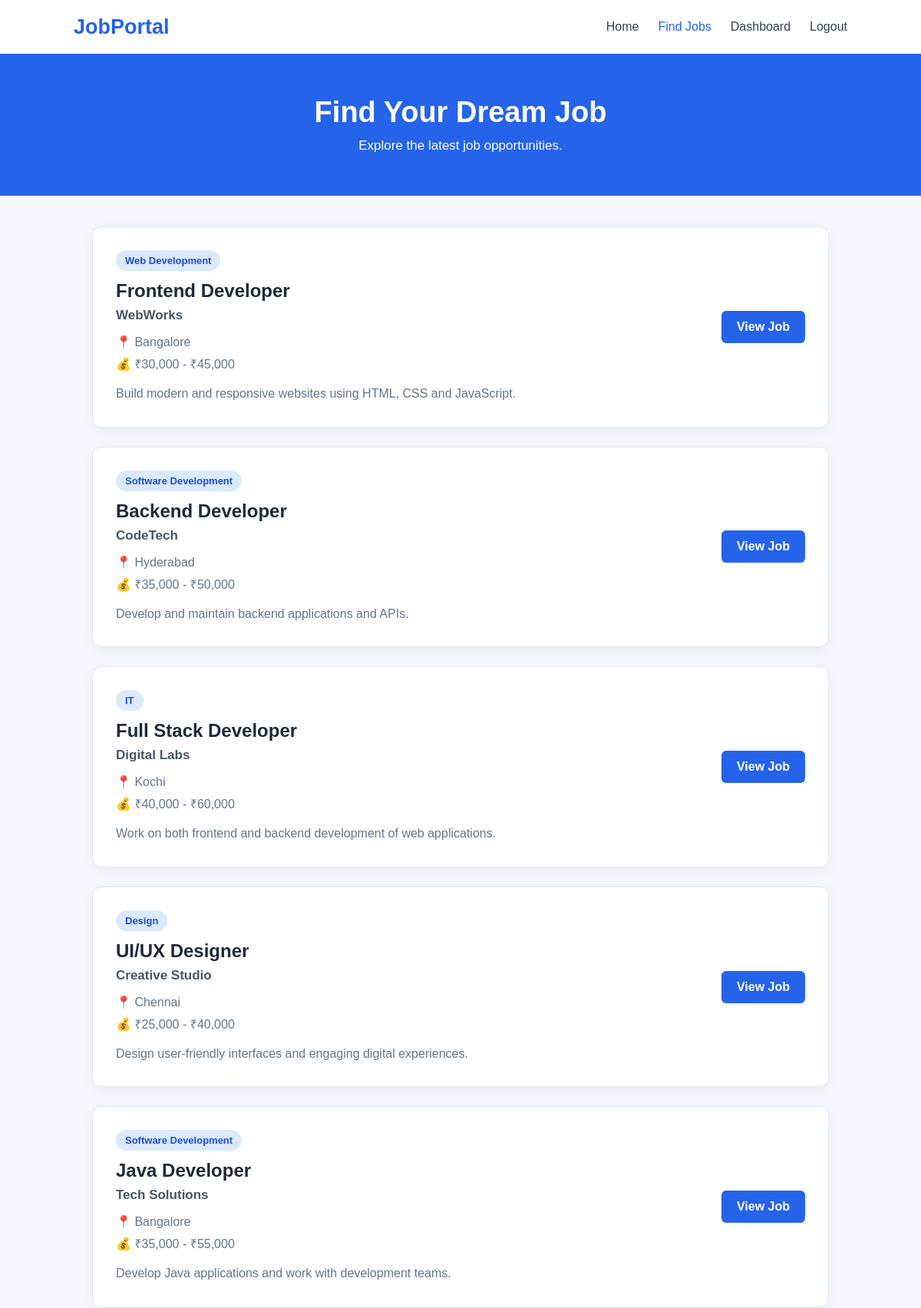
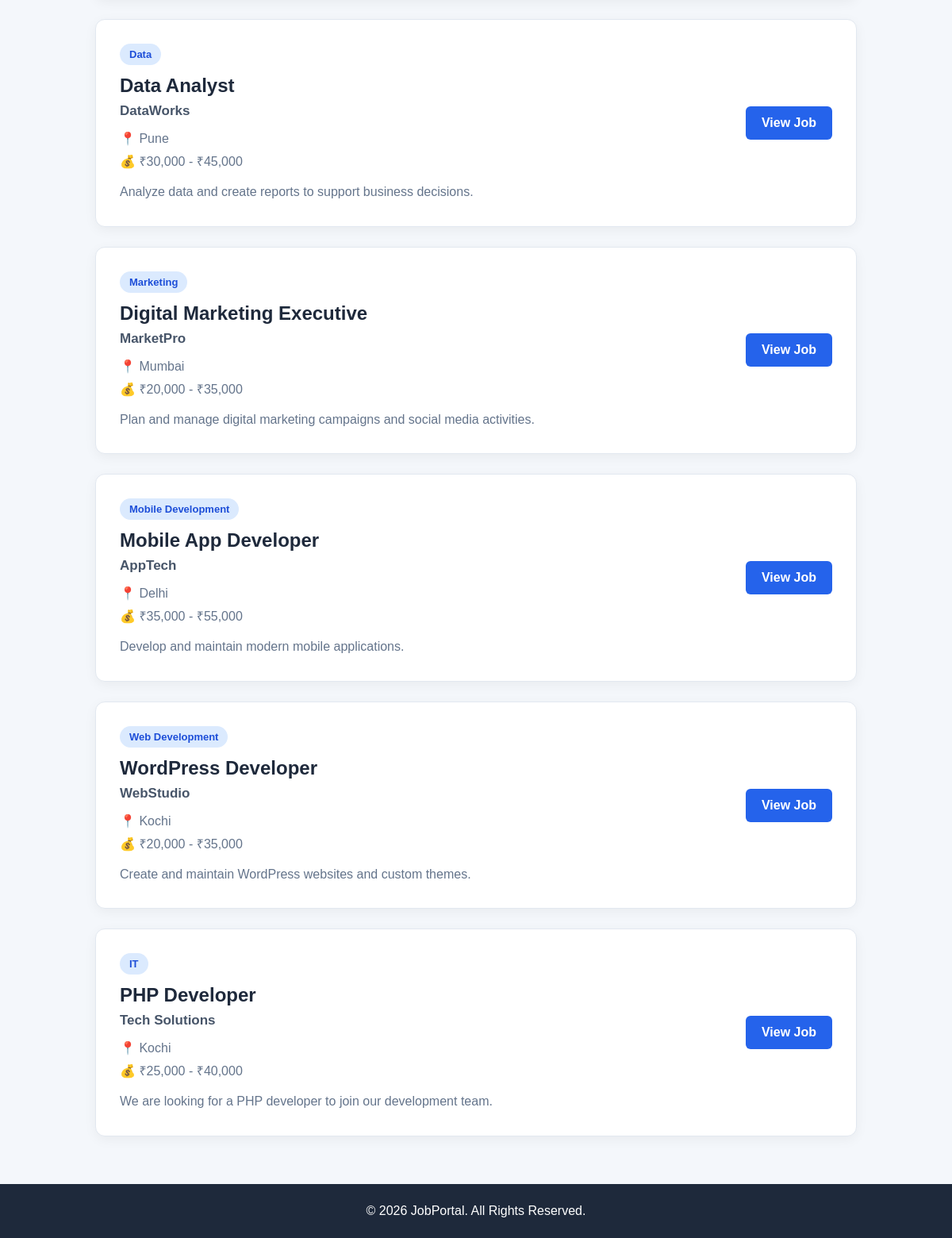
/jobs.php, run on the app's committed database (2 pictures, top to bottom).
### tables this page shows
CREATE TABLE `jobs` (
  `id` int(11) NOT NULL,
  `employer_id` int(11) NOT NULL,
  `title` varchar(150) NOT NULL,
  `company` varchar(150) NOT NULL,
  `location` varchar(150) NOT NULL,
  `salary` varchar(100) DEFAULT NULL,
  `description` text NOT NULL,
  `category` varchar(100) DEFAULT NULL,
  `created_at` timestamp NOT NULL DEFAULT current_timestamp()
);

### jobs.php (the view, shortened to what this page needs)
<?php
require_once "includes/db.php";
$sql = "SELECT * FROM jobs ORDER BY created_at DESC";
$result = $conn->query($sql);
?>
<!DOCTYPE html>
<html lang="en">
<head>
    <link rel="stylesheet" href="/job_portal/css/jobs.css?v=1">
</head>
<body>
    <header class="navbar">
        <div class="logo">
            JobPortal
        </div>
        <nav>
            <a href="index.php">Home</a>
            <a href="jobs.php" class="active">Find Jobs</a>
            <a href="dashboard.php">Dashboard</a>
            <a href="logout.php">Logout</a>
        </nav>
    </header>
    <section class="page-header">
        <h1>Find Your Dream Job</h1>
        <p>
            Explore the latest job opportunities.
        </p>
    </section>
    <main class="jobs-container">
        <?php if ($result->num_rows > 0): ?>
            <?php while ($job = $result->fetch_assoc()): ?>
                <div class="job-card">
                    <div class="job-info">
                        <span class="category">
                            <?php echo htmlspecialchars($job["category"]); ?>
                        </span>
                        <h2>
                            <?php echo htmlspecialchars($job["title"]); ?>
                        </h2>
                        <h3>
                            <?php echo htmlspecialchars($job["company"]); ?>
                        </h3>
                        <p class="location">
                            📍 <?php echo htmlspecialchars($job["location"]); ?>
                        </p>
                        <p class="salary">
                            💰 <?php echo htmlspecialchars($job["salary"]); ?>
                        </p>
                        <p class="description">
                            <?php echo htmlspecialchars($job["description"]); ?>
                        </p>
                    </div>
                    <div class="job-action">
                        <a href="job_details.php?id=<?php echo $job["id"]; ?>">
                            View Job
                        </a>
                    </div>
                </div>
            <?php endwhile; ?>
        <?php endif; ?>
    </main>
    <footer>
        <p>
            &copy; 2026 JobPortal. All Rights Reserved.
        </p>
    </footer>
</body>
</html>

### css/jobs.css (style rules this page uses)
* { margin: 0; padding: 0; box-sizing: border-box; }
body { font-family: Arial, Helvetica, sans-serif; background: #f4f7fb; color: #1e293b; }
.navbar { height: 70px; background: white; display: flex; justify-content: space-between; align-items: center; padding: 0 8%; box-shadow: 0 2px 10px rgba(0, 0, 0, 0.08); }
.logo { font-size: 27px; font-weight: bold; color: #2563eb; }
.navbar nav { display: flex; gap: 25px; }
.navbar nav a { text-decoration: none; color: #334155; }
.navbar nav a:hover, .navbar nav a.active { color: #2563eb; }
.page-header { text-align: center; padding: 55px 20px; background: #2563eb; color: white; }
.page-header h1 { font-size: 38px; margin-bottom: 12px; }
.page-header p { font-size: 17px; }
.jobs-container { max-width: 1000px; margin: 40px auto; padding: 0 20px; }
.job-card { background: white; padding: 30px; margin-bottom: 25px; border-radius: 12px; border: 1px solid #e2e8f0; box-shadow: 0 4px 15px rgba(0, 0, 0, 0.05); display: flex; justify-content: space-between; align-items: center; gap: 30px; }
.category { display: inline-block; background: #dbeafe; color: #1d4ed8; padding: 6px 12px; border-radius: 20px; font-size: 13px; font-weight: bold; margin-bottom: 12px; }
.job-card h2 { font-size: 24px; margin-bottom: 8px; }
.job-card h3 { color: #475569; font-size: 17px; margin-bottom: 15px; }
.location, .salary { color: #64748b; margin-bottom: 8px; }
.description { color: #64748b; line-height: 1.6; margin-top: 15px; }
.job-action a { display: inline-block; background: #2563eb; color: white; text-decoration: none; padding: 12px 20px; border-radius: 6px; font-weight: bold; white-space: nowrap; }
footer { margin-top: 60px; background: #1e293b; color: white; text-align: center; padding: 25px; }

### data on the page
jobs: category "Web Development", title "Frontend Developer", company "WebWorks", location "Bangalore", salary "₹30,000 - ₹45,000", description "Build modern and responsive websites using HTML, CSS and JavaScript."
jobs: category "Software Development", title "Backend Developer", company "CodeTech", location "Hyderabad", salary "₹35,000 - ₹50,000", description "Develop and maintain backend applications and APIs."
jobs: category "IT", title "Full Stack Developer", company "Digital Labs", location "Kochi", salary "₹40,000 - ₹60,000", description "Work on both frontend and backend development of web applications."
jobs: category "Design", title "UI/UX Designer", company "Creative Studio", location "Chennai", salary "₹25,000 - ₹40,000", description "Design user-friendly interfaces and engaging digital experiences."
jobs: category "Software Development", title "Java Developer", company "Tech Solutions", location "Bangalore", salary "₹35,000 - ₹55,000", description "Develop Java applications and work with development teams."
jobs: category "Data", title "Data Analyst", company "DataWorks", location "Pune", salary "₹30,000 - ₹45,000", description "Analyze data and create reports to support business decisions."
jobs: category "Marketing", title "Digital Marketing Executive", company "MarketPro", location "Mumbai", salary "₹20,000 - ₹35,000", description "Plan and manage digital marketing campaigns and social media activities."
jobs: category "Mobile Development", title "Mobile App Developer", company "AppTech", location "Delhi", salary "₹35,000 - ₹55,000", description "Develop and maintain modern mobile applications."
jobs: category "Web Development", title "WordPress Developer", company "WebStudio", location "Kochi", salary "₹20,000 - ₹35,000", description "Create and maintain WordPress websites and custom themes."
jobs: category "IT", title "PHP Developer", company "Tech Solutions", location "Kochi", salary "₹25,000 - ₹40,000", description "We are looking for a PHP developer to join our development team."
